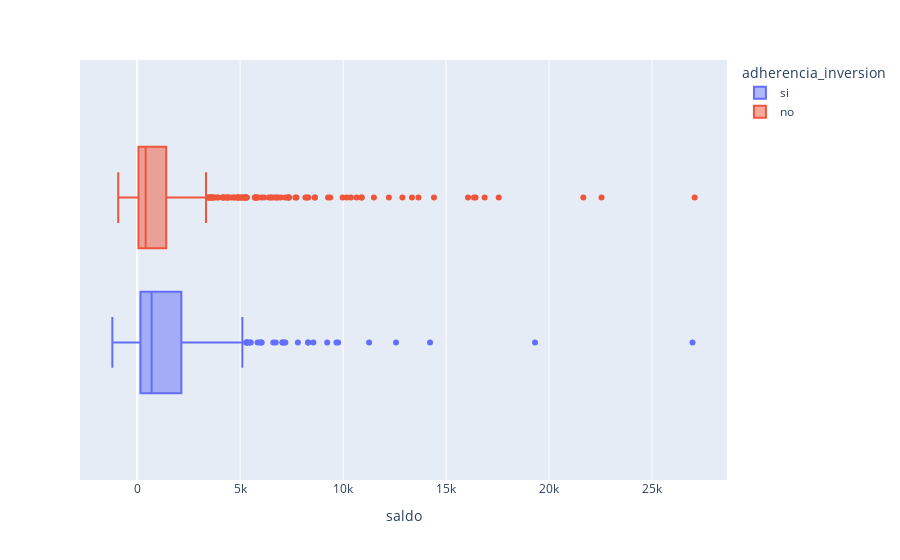

Here is the notebook cell this chart was saved with:
### Code cell
px.box(datos, x='saldo', color='adherencia_inversion')

### Figure 1 — Plotly figure (JSON) as saved in the notebook; plotly's stock layout.template omitted (floating-point values rounded to 4 significant figures; data arrays with more than 128 entries replaced by an {"elided": "..."} marker saying what was removed)
{"data": [{"alignmentgroup": "True", "hovertemplate": "adherencia_inversion=si<br>saldo=%{x}<extra></extra>", "legendgroup": "si", "marker": {"color": "#636efa"}, "name": "si", "notched": false, "offsetgroup": "si", "orientation": "h", "showlegend": true, "type": "box", "x": {"elided": "502 int values"}, "x0": " ", "xaxis": "x", "y0": " ", "yaxis": "y"}, {"alignmentgroup": "True", "hovertemplate": "adherencia_inversion=no<br>saldo=%{x}<extra></extra>", "legendgroup": "no", "marker": {"color": "#EF553B"}, "name": "no", "notched": false, "offsetgroup": "no", "orientation": "h", "showlegend": true, "type": "box", "x": {"elided": "766 int values"}, "x0": " ", "xaxis": "x", "y0": " ", "yaxis": "y"}], "layout": {"boxmode": "group", "legend": {"title": {"text": "adherencia_inversion"}, "tracegroupgap": 0}, "margin": {"t": 60}, "xaxis": {"anchor": "y", "domain": [0, 1], "title": {"text": "saldo"}}, "yaxis": {"anchor": "x", "domain": [0, 1]}}}
